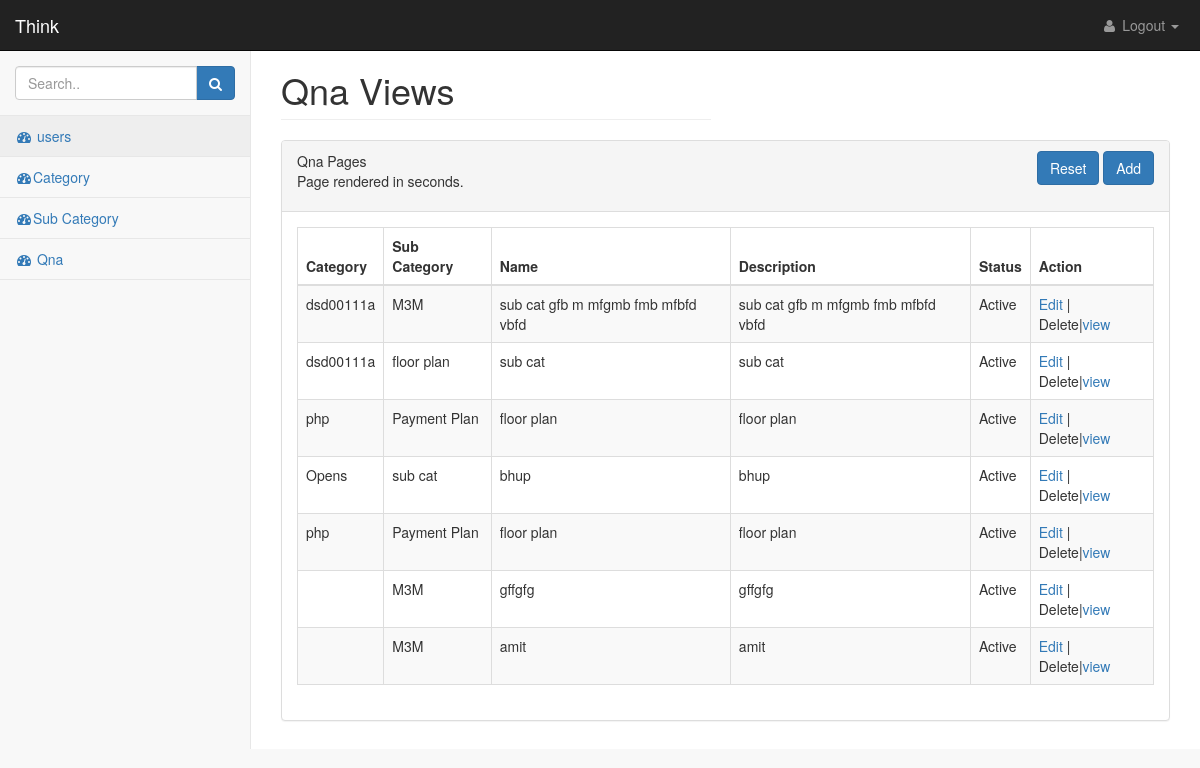
Page /backend/qna/index.php on the committed database.
### tables this page shows
CREATE TABLE `qna` (
  `id` int(11) NOT NULL,
  `category_id` int(11) DEFAULT NULL,
  `sub_category_id` int(11) DEFAULT NULL,
  `name` varchar(250) DEFAULT NULL,
  `slug` varchar(250) DEFAULT NULL,
  `descriptions` text,
  `images` varchar(250) DEFAULT NULL,
  `title` varchar(250) DEFAULT NULL,
  `content` text,
  `meta_title` varchar(250) DEFAULT NULL,
  `meta_descriptions` varchar(250) DEFAULT NULL,
  `meta_keyword` varchar(250) DEFAULT NULL,
  `status` int(11) DEFAULT NULL,
  `created` int(11) DEFAULT NULL,
  `modified` int(11) DEFAULT NULL
);

### backend/qna/index.php (the view, shortened to what this page needs)
<!DOCTYPE html>
<?php
$local = $_SERVER['DOCUMENT_ROOT'];
if($_SERVER['HTTP_HOST'] == "localhost"){
    $path = HTTP_HOST.'/mysite/';
}else{
     include($local."/constant/constant.php");
     include($local."/connectiondb/connect.php");
     $path = HTTP_HOST.'/';
}
    $sql = "SELECT * FROM qna where status !=2 order by id desc limit 10";
    $result = mysqli_query($conn, $sql);
    $qnas = mysqli_fetch_all($result,MYSQLI_ASSOC);
    $sql = "SELECT id,name FROM category where status !=2 order by id desc";
    $result = mysqli_query($conn, $sql);
    $categorys = mysqli_fetch_all($result,MYSQLI_ASSOC);
    $categoryName = array();
    foreach ($categorys as $key => $value) {
            $category_id = $value['id'];
            $category_name = $value['name'];
            $categoryName[$category_id] = $category_name;
    }
    $sql = "SELECT id,name FROM sub_category where status !=2 order by id desc";
    $result = mysqli_query($conn, $sql);
    $sub_categorys = mysqli_fetch_all($result,MYSQLI_ASSOC);
    $subCategoryName = array();
    foreach ($sub_categorys as $key => $value) {
            $sub_category_id = $value['id'];
            $sub_category_name = $value['name'];
            $subCategoryName[$sub_category_id] = $sub_category_name;
    }
?>
<html lang="en">
    <head>
        <link href="<?php echo $path; ?>admin/css/bootstrap.min.css" rel="stylesheet">
        <link href="<?php echo $path; ?>admin/css/metisMenu.min.css" rel="stylesheet">
        <link href="<?php echo $path; ?>admin/css/startmin.css" rel="stylesheet">
        <link href="<?php echo $path; ?>admin/css/font-awesome.min.css" rel="stylesheet" type="text/css">
    </head>
    <body>
        <div id="wrapper">
            <nav class="navbar navbar-inverse navbar-fixed-top" role="navigation">
                <div class="navbar-header">
                    <a class="navbar-brand" href="">Think</a>
                </div>
                <ul class="nav navbar-right navbar-top-links">
                    <li class="dropdown">
                        <a class="dropdown-toggle" data-toggle="dropdown" >
                            <i class="fa fa-user fa-fw"></i> Logout <b class="caret"></b>
                        </a>
                    </li>
                </ul>
                <div class="navbar-default sidebar" role="navigation">
                    <div class="sidebar-nav navbar-collapse">
                        <ul class="nav" id="side-menu">
                            <li class="sidebar-search">
                                <div class="input-group custom-search-form">
                                    <input type="text" class="form-control" placeholder="Search..">
                                    <span class="input-group-btn">
                                        <button class="btn btn-primary" type="button">
                                            <i class="fa fa-search"></i>
                                        </button>
                                </span>
                                </div>
                            </li>
                               <li>
                                <a href="<?php echo $path; ?>backend/users/" class="active"><i class="fa fa-dashboard fa-fw"></i> users</a>
                            </li>
                             <li>
                                <a href="<?php echo $path; ?>backend/category/" class=""><i class="fa fa-dashboard fa-fw"></i>Category</a>
                            </li>
                             <li>
                                <a href="<?php echo $path; ?>backend/sub_category/" class=""><i class="fa fa-dashboard fa-fw"></i>Sub Category</a>
                            </li>
                           <li>
                                <a href="<?php echo $path; ?>backend/qna/" class=""><i class="fa fa-dashboard fa-fw"></i> Qna</a>
                            </li>
                        </ul>
                    </div>
                </div>
            </nav>
            <div id="page-wrapper">
                <div class="row">
                    <div class="col-lg-6">
                        <h1 class="page-header">Qna Views</h1>
                    </div>
                </div>
                <div class="row">
                    <div class="col-lg-12">
                        <div class="panel panel-default">
                            <div class="panel-heading">
                                <div class="row">
                                <div class="col-lg-6">
                                Qna Pages
                                <p class="footer">Page rendered in <strong></strong> seconds. </p>
                                </div>
                                    <div class="col-lg-6" style="text-align: right;">
                        <a href=""><button type="button" class="btn btn-primary">Reset</button></a>
                      <a href="add.php"><button type="button" class="btn btn-primary">Add</button></a>
                    </div>
                                </div>
                            </div>
                            <div class="panel-body">
                                <div class="dataTable_wrapper">
                                    <table class="table table-striped table-bordered table-hover" id="">
                                        <thead>
                                            <tr><th>Category</th>
                                                <th>Sub Category</th>
                                                <th>Name</th>
                                                <th>Description</th>
                                                <th>Status</th>
                                                <th>Action</th>
                                            </tr>
                                        </thead>
                                        <tbody>
                                            <?php
                                            if(isset($qnas)){
                                             foreach($qnas as $qna){
                                                ?>
                                            <tr class="odd gradeX" id="qna<?php echo $qna['id'];?>">
                                                  <td><?php
                                                  $category_id = $qna['category_id'];
                                                echo $categoryName[$category_id];
                                                  ?></td>
                                                   <td><?php
                                                  $sub_category_id = $qna['sub_category_id'];
                                                echo $subCategoryName[$sub_category_id];
                                                  ?></td>
                                                <td><?= $qna['name']; ?></td>
                                                <td><?php echo $qna['name']; ?></td>
                                                <td><?php
                                                $status = ['1'=>'Active', '0'=>'Inactive'];
                                                 $statusc = $qna['status'];
                                                echo $status[$statusc]; ?></td>
                                                <td><a  href="edit.php?id=<?php echo $qna['id']; ?>">Edit</a> |
				<span data-toggle="tooltip" data-placement="top" title="delete" onClick="deleteQna(<?php echo $qna['id']; ?>)">Delete</span>|<a  href="view.php?id=<?php echo $qna['id']; ?>">view</a>
           </td>
                                            </tr>
                                            <?php } }?>
                                        </tbody>
                                    </table>
                                </div>
                            </div>
                        </div>
                    </div>
                </div>
            </div>
        </div>
    </body>
</html>

### admin/css/startmin.css (style rules this page uses)
body { background-color: #f8f8f8; }
#wrapper { width: 100%; }
#page-wrapper { padding: 30px 15px 0 15px; min-height: 568px; background-color: #fff; }
@media (min-width:768px) { #page-wrapper { position: inherit; margin-left: 250px; padding: 30px 30px 0 30px; border-left: 1px solid #e7e7e7; } }
.navbar-header { float: left; }
.navbar-right { text-align: right; }
.navbar-top-links { margin: 0; }
.navbar-top-links li { display: inline-block; }
.navbar-top-links li:last-child { margin-right: 6px; }
.navbar-top-links li a { padding: 15px; min-height: 50px; }
.navbar-top-links>li>a { color: #999; }
.sidebar .sidebar-nav.navbar-collapse { padding-right: 0; padding-left: 0; }
.sidebar .sidebar-search { padding: 15px; }
.sidebar ul li { border-bottom: 1px solid #e7e7e7; }
.sidebar ul li a.active { background-color: #eee; }
@media (min-width:768px) { .sidebar { z-index: 1; position: absolute; width: 250px; margin-top: 51px; } }

### rows in the picture
qna: category "dsd00111a", sub_category "M3M", name "sub cat gfb m mfgmb fmb mfbfd vbfd", status "Active"
qna: category "dsd00111a", sub_category "floor plan", name "sub cat", status "Active"
qna: category "php", sub_category "Payment Plan", name "floor plan", status "Active"
qna: category "Opens", sub_category "sub cat", name "bhup", status "Active"
qna: category "php", sub_category "Payment Plan", name "floor plan", status "Active"
qna: sub_category "M3M", name "gffgfg", status "Active"
qna: sub_category "M3M", name "amit", status "Active"
